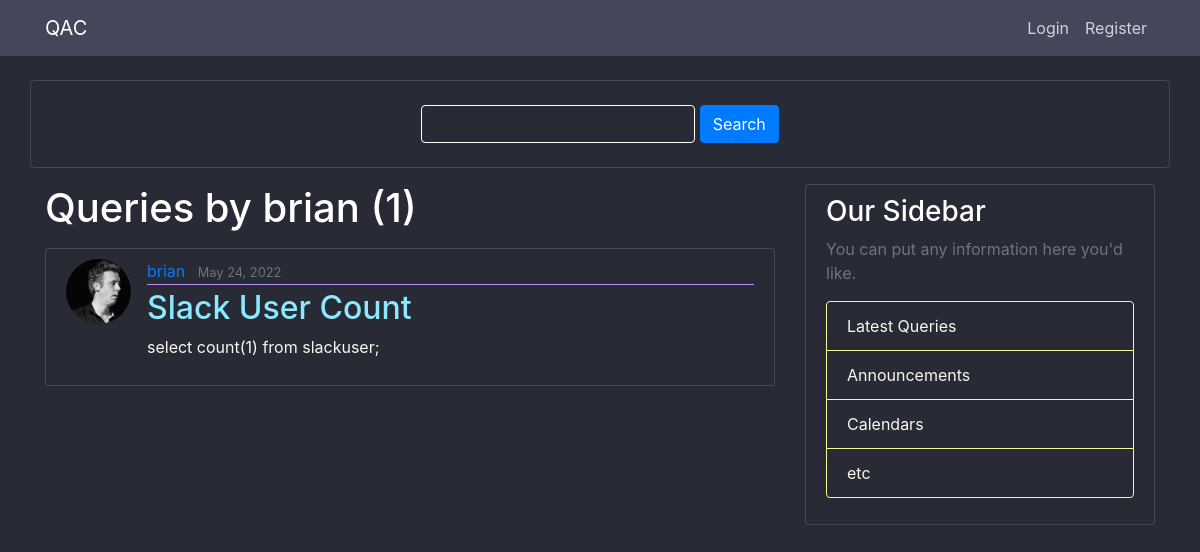
The page /user/brian on the database its author committed.
### queries/models.py (models this page shows, shortened)
class Query(models.Model):
    title = models.CharField(max_length=100)
    content = models.TextField()
    date_created = models.DateTimeField(default=timezone.now)
    author = models.ForeignKey(User, on_delete=models.CASCADE)

### users/models.py (models this page shows, shortened)
class Profile(models.Model):
    user = models.OneToOneField(User, on_delete=models.CASCADE)
    image = models.ImageField(default='default.jpg', upload_to='profile_pics')

### queries/views.py (the view)
# urls.py: path('user/<str:username>', UserQueryListView.as_view(), name='user-queries'),
class UserQueryListView(ListView):
    logging.debug("UserQueryListView Log message")
    model = Query
    template_name = 'queries/user_queries.html'  # <app>/<model>_<viewtype>.html
    context_object_name = 'queries'
    paginate_by = 5
    def get_queryset(self):
        user = get_object_or_404(User, username=self.kwargs.get('username'))
        return Query.objects.filter(author=user).order_by('-date_created')

### queries/templates/queries/user_queries.html (shortened to what this page needs)
{% extends "queries/base.html" %}
{% block content %}
    <h1 class="mb-3">Queries by {{ view.kwargs.username }} ({{ page_obj.paginator.count }})</h1>
    {% for query in queries %}
        <article class="media content-section">
          <img class="rounded-circle article-img" src="{{ query.author.profile.image.url }}">
          <div class="media-body">
            <div class="article-metadata">
              <a class="mr-2" href="{% url 'user-queries' query.author.username %}">{{ query.author }}</a>
              <small class="text-muted">{{ query.date_created|date:"F d, Y" }}</small>
            </div>
            <h2><a class="article-title" href="{% url 'query-detail' query.id %}">{{ query.title }}</a></h2>
            <p class="article-content">{{ query.content }}</p>
          </div>
        </article>
    {% endfor %}
{% endblock content %}

### queries/static/queries/main.css (style rules this page uses)
body { background: #282a36; color: #f8f8f2; margin-top: 5rem; }
h1, h2, h3, h4, h5, h6 { color: white; }
.content-section { background: #282a36; padding: 10px 20px; border: 1px solid #44475a; border-radius: 3px; margin-bottom: 20px; }
.article-title { color: #8be9fd; }
.article-content { white-space: pre-line; }
.article-img { height: 65px; width: 65px; margin-right: 16px; }
.article-metadata { padding-bottom: 1px; margin-bottom: 4px; border-bottom: 1px solid #bd93f9 }

### rows shown on the page
Query: author.profile.image (placeholder picture), author "brian", date_created "May 24, 2022", title "Slack User Count", content "select count(1) from slackuser;"

### other values the page prints
{{ view.kwargs.username }} "brian"
{{ page_obj.paginator.count }} "1"
